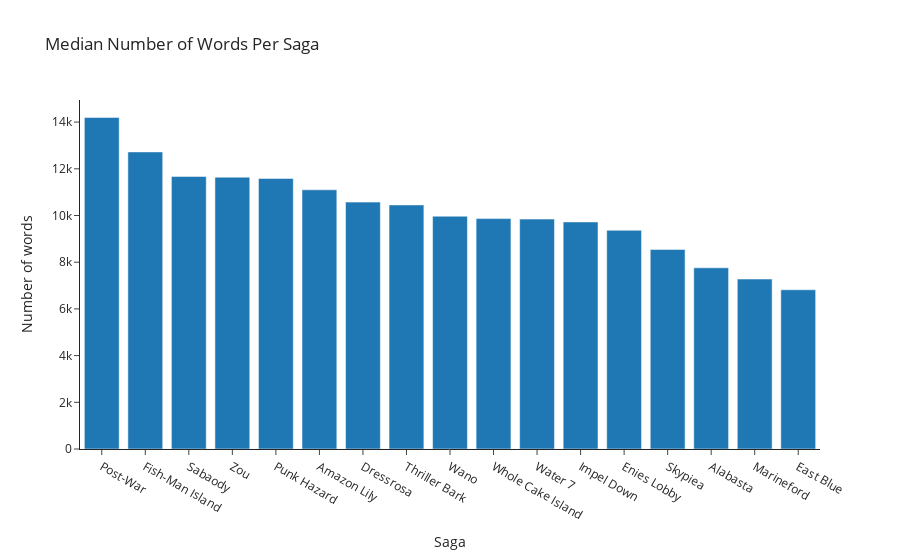

Here is the notebook cell this chart was saved with:
### Markdown cell above
It may be more interesting to look at sagas, but as some sagas vary in size, I'll use median as aggregating function and plot median number of words per saga!

### Code cell
oneonepiecedata_by_saga = onepiecedata.groupby("saga")["word_count"].median().reset_index()
fig = px.bar(oneonepiecedata_by_saga, x='saga', y='word_count', template='simple_white', title='Median Number of Words Per Saga')
fig.update_xaxes(categoryorder='total descending', title='Saga').update_yaxes(title='Number of words')
fig.show()

### Figure 1 — Plotly figure (JSON) as saved in the notebook; plotly's stock layout.template omitted (floating-point values rounded to 4 significant figures)
{"data": [{"hovertemplate": "saga=%{x}<br>word_count=%{y}<extra></extra>", "legendgroup": "", "marker": {"color": "#1F77B4", "pattern": {"shape": ""}}, "name": "", "orientation": "v", "showlegend": false, "textposition": "auto", "type": "bar", "x": ["Alabasta", "Amazon Lily", "Dressrosa", "East Blue", "Enies Lobby", "Fish-Man Island", "Impel Down", "Marineford", "Post-War", "Punk Hazard", "Sabaody", "Skypiea", "Thriller Bark", "Wano", "Water 7", "Whole Cake Island", "Zou"], "xaxis": "x", "y": [7760.0, 11100.0, 10570.0, 6820.0, 9367.0, 12720.0, 9725.0, 7278.0, 14200.0, 11590.0, 11670.0, 8546.0, 10450.0, 9969.0, 9845.0, 9868.0, 11640.0], "yaxis": "y"}], "layout": {"barmode": "relative", "legend": {"tracegroupgap": 0}, "title": {"text": "Median Number of Words Per Saga"}, "xaxis": {"anchor": "y", "categoryorder": "total descending", "domain": [0, 1], "title": {"text": "Saga"}}, "yaxis": {"anchor": "x", "domain": [0, 1], "title": {"text": "Number of words"}}}}
